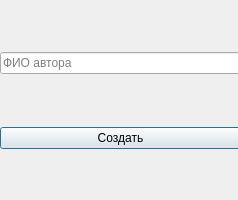
<?xml version="1.0" encoding="UTF-8"?>
<ui version="4.0">
 <class>CreateAuthorDialog</class>
 <widget class="QDialog" name="CreateAuthorDialog">
  <property name="geometry">
   <rect>
    <x>0</x>
    <y>0</y>
    <width>238</width>
    <height>200</height>
   </rect>
  </property>
  <property name="windowTitle">
   <string>Dialog</string>
  </property>
  <widget class="QWidget" name="verticalLayoutWidget">
   <property name="geometry">
    <rect>
     <x>0</x>
     <y>0</y>
     <width>241</width>
     <height>201</height>
    </rect>
   </property>
   <layout class="QVBoxLayout" name="verticalLayout">
    <property name="spacing">
     <number>1</number>
    </property>
    <property name="rightMargin">
     <number>0</number>
    </property>
    <item>
     <widget class="QLineEdit" name="author_input">
      <property name="text">
       <string/>
      </property>
      <property name="placeholderText">
       <string>ФИО автора</string>
      </property>
     </widget>
    </item>
    <item>
     <widget class="QPushButton" name="create_author_button">
      <property name="text">
       <string>Создать</string>
      </property>
     </widget>
    </item>
   </layout>
  </widget>
 </widget>
 <resources/>
 <connections/>
</ui>
